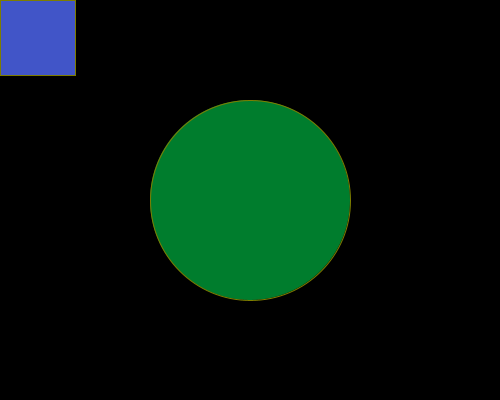
Frame 1 (no input)
Frame 60 (the mouse pressed at the canvas centre just before this capture): identical to frame 1, image omitted
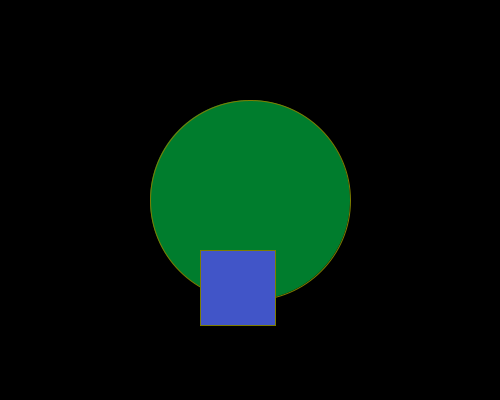
Frame 120 (the mouse held since frame 60 and released just before this capture)

The Processing sketch that drew these frames (run headless with seeded random() and noise(); from frame 60 on, the mouse is pressed at the canvas centre):

// Processing sketch: RectangleEllipse3Interact2
// ── RectangleEllipse3Interact2.pde
void setup(){
 size(500, 400); 
}

void draw(){
  background(0);
  
  stroke(125, 125, 0);
  fill(0, 125, 45);
  ellipse(250, 200, 200, 200);
  
  fill(65, 85, 200);
  rect(mouseY, mouseX, 75, 75);
}
